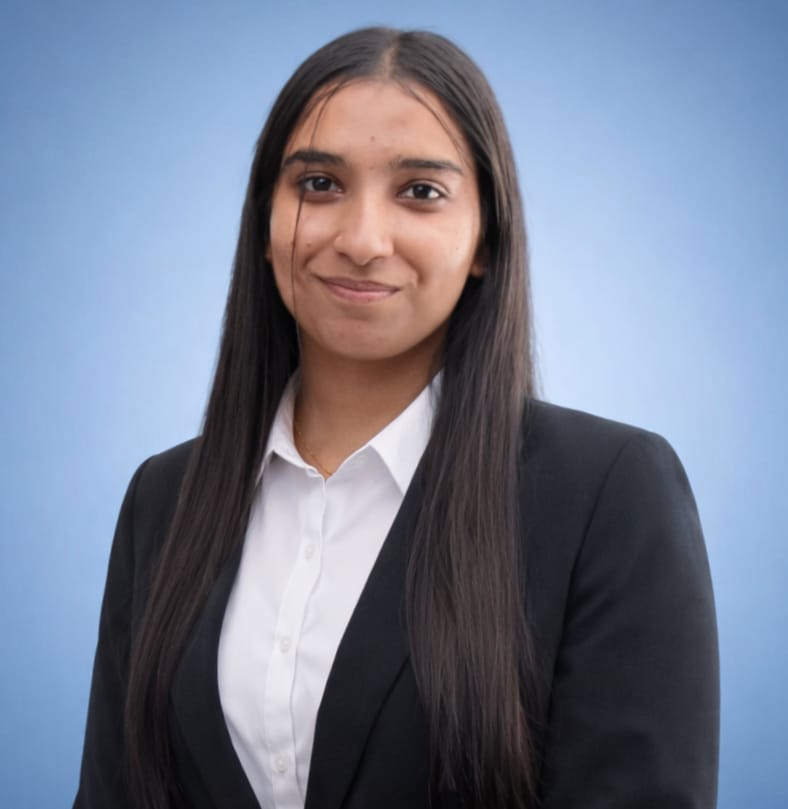
#> input picture me.jpg, 788 x 809 px, found by its file name
$ python dotify.py me.jpg -o assets/portrait
#> lines starting #> are read from the running program, lines starting #| are printed output that depends on the picture
#!/usr/bin/env python3
"""
dotify.py - turn a photo into dot-matrix / binary-grid art as an SVG.

Usage
-----
    python scripts/dotify.py me.jpg -o assets/portrait
    python scripts/dotify.py me.jpg -o assets/portrait --mode binary --cols 64
    python scripts/dotify.py me.jpg -o assets/portrait --circle --animate --color

Writes <out>-dark.svg and <out>-light.svg so the README can swap them with
<picture> + prefers-color-scheme. Also writes <out>.txt for the text modes.

Modes
-----
  dots    halftone: one circle per cell, radius scales with brightness
  binary  a grid of 0/1 glyphs, opacity scales with brightness
  ascii   plain ASCII ramp -> .txt (paste inside a ``` code block)
  braille unicode braille blocks -> .txt (4x denser than ascii)
"""

from __future__ import annotations

import argparse
import math
import sys
from pathlib import Path

# try:
#     from PIL import Image, ImageChops, ImageEnhance, ImageFilter, ImageOps
# except ImportError:  # pragma: no cover
#     sys.exit("Pillow is required:  python -m pip install Pillow")

from PIL import Image, ImageChops, ImageEnhance, ImageFilter, ImageOps

# --------------------------------------------------------------------------- #
# themes
# --------------------------------------------------------------------------- #

THEMES = {
    # name: (foreground, dim-foreground, background-or-None)
    "dark": ("#39d353", "#0e4429", None),
    "light": ("#216e39", "#aceebb", None),
}

ASCII_RAMP = "@%#*+=-:. "  # dark -> light
BRAILLE_BASE = 0x2800
# bit order for a 2x4 braille cell: (col, row) -> dot bit
BRAILLE_BITS = [[0x01, 0x08], [0x02, 0x10], [0x04, 0x20], [0x40, 0x80]]


# --------------------------------------------------------------------------- #
# image prep
# --------------------------------------------------------------------------- #


# [11 lines left out: function square_crop, not called in this run]


def load_grid(path: Path, cols: int, contrast: float, gamma: float,
              cell_aspect: float, square: bool = False,
              focus: tuple[float, float] = (0.5, 0.5),
              equalize: bool = False, detail: float = 0.0):
    """Return (width, height, lum[y][x] in 0..1, rgb[y][x]).

    If the source has an alpha channel it is treated as a subject cutout: the
    image is flattened onto black, and the mask is carried through so nothing
    is ever drawn outside the subject and so `equalize` only measures the
    subject's own histogram rather than a huge empty background.
    """
#> called with cols = 88, contrast = 1.25, gamma = 1, cell_aspect = 1, square = False, focus = (0.5, 0.5), equalize = False, detail = 0
    img = ImageOps.exif_transpose(Image.open(path))
#> img is the input picture: PIL image 788x809 RGB; mean R, G, B 116.5, 125.1, 144.7

    mask = None
    if img.mode in ("RGBA", "LA", "P"):
        img = img.convert("RGBA")
        if img.split()[3].getextrema()[0] < 250:  # a real cutout, not a stray channel
            mask = img.split()[3]
        flat = Image.new("RGBA", img.size, (0, 0, 0, 255))
        flat.alpha_composite(img)
        img = flat
    img = img.convert("RGB")

    if square:
        img = square_crop(img, *focus)
        if mask is not None:
            mask = square_crop(mask, *focus)

    gray = img.convert("L")
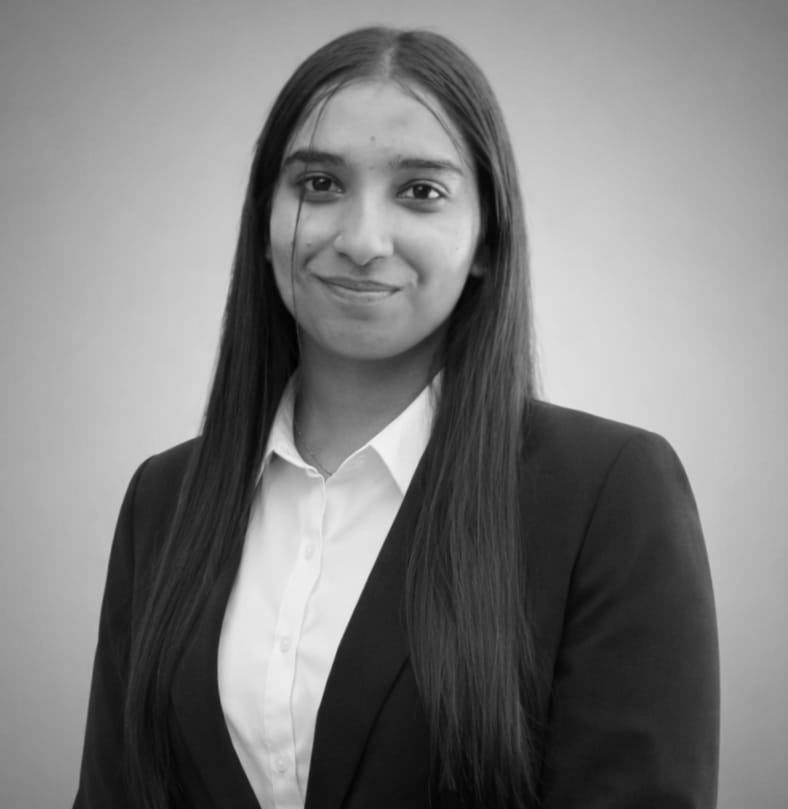
#> gray: PIL image 788x809 L; min 1, max 245, mean 124.7

    # A lit face against near-black hair spans a far wider range than the ~10
    # tones a dot ramp can show. Equalising against the subject's own histogram
    # buys back the shadow detail; the unsharp pass puts local facial structure
    # back on top of the flattened result.
    if equalize:
        binmask = mask.point(lambda v: 255 if v > 127 else 0) if mask else None
        gray = ImageOps.equalize(gray, mask=binmask)
    if detail > 0:
        radius = max(2, round(min(img.size) / 52))
        gray = gray.filter(ImageFilter.UnsharpMask(
            radius=radius, percent=round(detail * 100), threshold=0))
    if contrast != 1.0:
        gray = ImageEnhance.Contrast(gray).enhance(contrast)
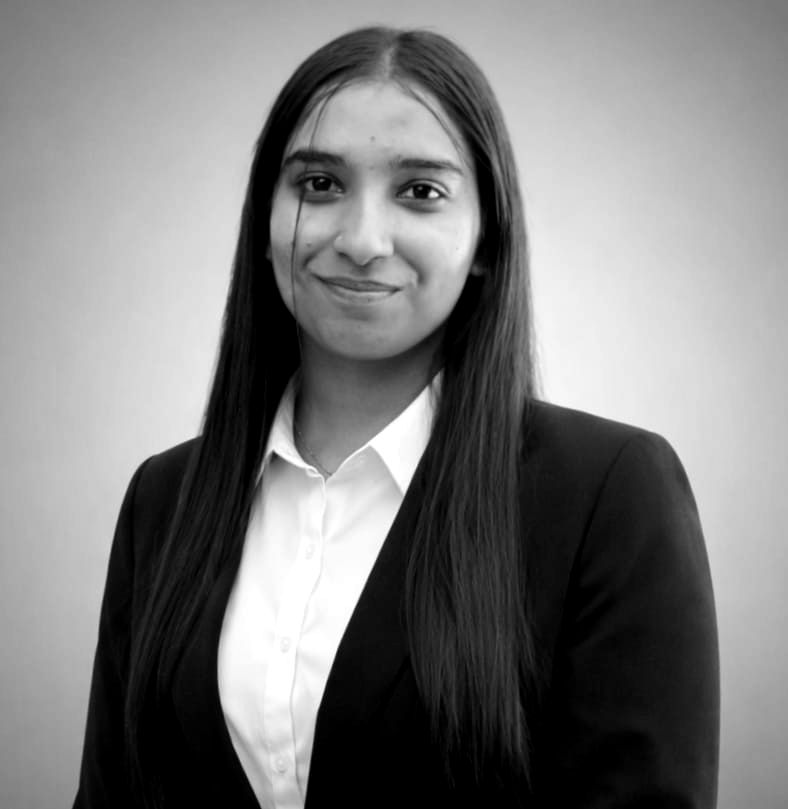
#> gray: PIL image 788x809 L; min 0, max 255, mean 124.8
        img = ImageEnhance.Contrast(img).enhance(contrast)
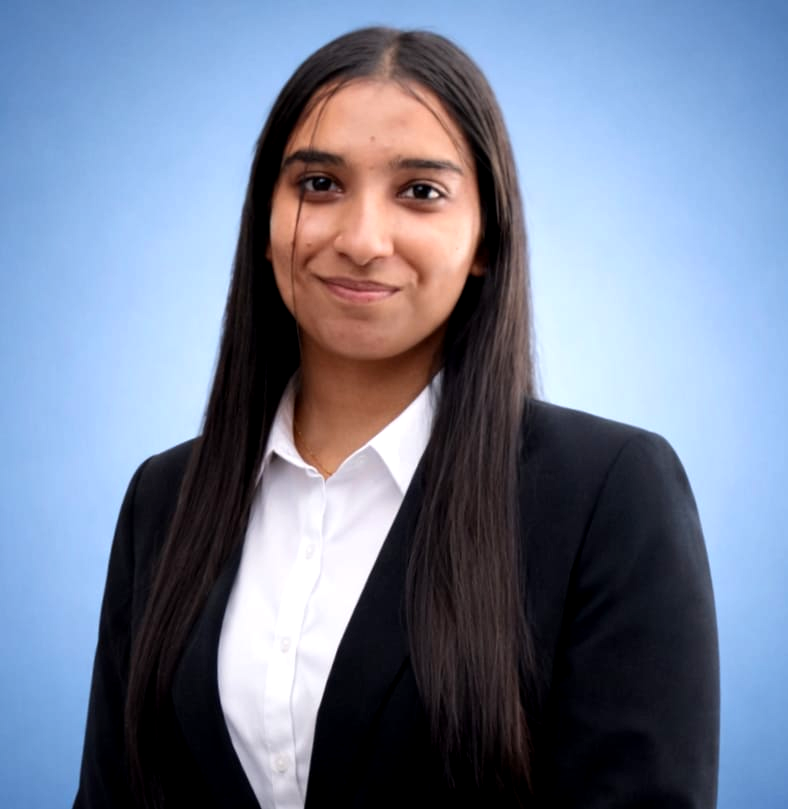
#> img: PIL image 788x809 RGB; mean R, G, B 114.4, 125.4, 147.9

    w, h = img.size
#> w = 788; h = 809
    # cell_aspect is cell width / cell height: 1.0 for square dot cells,
    # ~0.5 for monospace glyphs (which are about twice as tall as they are wide)
    rows = max(1, round(cols * (h / w) * cell_aspect))
#> rows = 90
    small_g = gray.resize((cols, rows), Image.Resampling.LANCZOS)
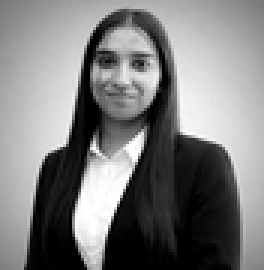
#> small_g: PIL image 88x90 L (shown 3 times larger); min 0, max 255, mean 124.9
    if mask is not None:
        small_m = mask.resize((cols, rows), Image.Resampling.LANCZOS)
        small_g = ImageChops.multiply(small_g, small_m)
    small_c = img.resize((cols, rows), Image.Resampling.LANCZOS)
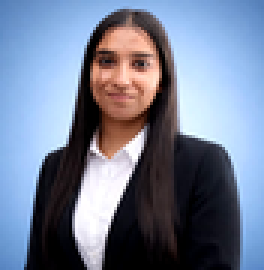
#> small_c: PIL image 88x90 RGB (shown 3 times larger); mean R, G, B 114.5, 125.4, 147.8

    gp, cp = small_g.load(), small_c.load()
    rgb, lum = [], []
    for y in range(rows):
        rgb_row, lum_row = [], []
        for x in range(cols):
            rgb_row.append(cp[x, y])
            v = gp[x, y] / 255.0
            lum_row.append(min(1.0, max(0.0, v ** gamma)))
        rgb.append(rgb_row)
        lum.append(lum_row)
#> after the loop, lum = 90 items; rgb = 90 items
    return cols, rows, lum, rgb


# [10 lines left out: function circle_falloff, not called in this run]


# --------------------------------------------------------------------------- #
# svg builders
# --------------------------------------------------------------------------- #

def svg_header(w, h, rows, opts):
    css = []

    if opts.animate:
        # slow shimmer sweeping across the columns, staggered by lane
        css.append("@keyframes dp{0%,100%{opacity:.45}50%{opacity:1}}")
        css.append(f".d{{animation:dp {opts.duration}s ease-in-out infinite}}")
        css += [f".l{i}{{animation-delay:{i / opts.lanes * opts.duration:.2f}s}}"
                for i in range(opts.lanes)]

    if opts.reveal:
        # Row-by-row load-in. The animation goes on a <g> wrapping each row
        # rather than on the dots themselves: group opacity MULTIPLIES with the
        # children's own opacity, so binary mode keeps its per-glyph tone
        # instead of having it overwritten, and it is one class per row rather
        # than one per dot.
        step = opts.reveal_time / max(rows - 1, 1)
        css.append("@keyframes rv{from{opacity:0}to{opacity:1}}")
        css.append(f".rw{{animation:rv {opts.reveal_fade}s ease-out both}}")
        css += [
            f".r{y}{{animation-delay:{(rows - 1 - y if opts.reveal_dir == 'up' else y) * step:.3f}s}}"
            for y in range(rows)
        ]

    style = f"<style>{''.join(css)}</style>" if css else ""
    bgrect = f'<rect width="100%" height="100%" fill="{opts.bg}"/>' if opts.bg else ""
    pad = opts.pad
    return (
        f'<svg xmlns="http://www.w3.org/2000/svg" '
        f'viewBox="0 0 {w + 2 * pad} {h + 2 * pad}" '
        f'width="{w + 2 * pad}" height="{h + 2 * pad}" role="img" '
        f'aria-label="dot-matrix portrait">{style}{bgrect}'
        f'<g transform="translate({pad},{pad})">'
    )


def build_dots(cols, rows, lum, rgb, theme, opts):
    fg, dim, _ = THEMES[theme]
    cell = opts.cell
    max_r = cell * 0.5 * opts.dot_scale
    lanes = opts.lanes
    out = []
    for y in range(rows):
        row = []
        for x in range(cols):
            v = lum[y][x]
            if opts.invert:
                v = 1 - v
            if opts.circle:
                v *= circle_falloff(x, y, cols, rows)
            if v < opts.floor:
                continue
            r = max_r * (v ** 0.85)
            if r < 0.18:
                continue
            cx = x * cell + cell / 2
            cy = y * cell + cell / 2
            if opts.color:
                cr, cg, cb = rgb[y][x]
                fill = f"#{cr:02x}{cg:02x}{cb:02x}"
            else:
                fill = fg if v > 0.42 else dim
            cls = f' class="d l{x % lanes}"' if opts.animate else ""
            row.append(
                f'<circle cx="{cx:.1f}" cy="{cy:.1f}" r="{r:.2f}" fill="{fill}"{cls}/>'
            )
        if not row:
            continue
        if opts.reveal:
            out.append(f'<g class="rw r{y}">{"".join(row)}</g>')
        else:
            out += row
    return "".join(out), cols * cell, rows * cell


# [77 lines left out: functions build_binary, build_ascii, build_braille, not called in this run]


# --------------------------------------------------------------------------- #
# main
# --------------------------------------------------------------------------- #


def main(argv=None):
    p = argparse.ArgumentParser(description=__doc__,
                                formatter_class=argparse.RawDescriptionHelpFormatter)
    p.add_argument("image", type=Path, help="source photo (jpg/png/webp)")
    p.add_argument("-o", "--out", type=Path, default=Path("assets/portrait"),
                   help="output path WITHOUT extension (default: assets/portrait)")
    p.add_argument("--mode", choices=("dots", "binary", "ascii", "braille"),
                   default="dots")
    p.add_argument("--cols", type=int, default=88, help="dots across (default 88)")
    p.add_argument("--cell", type=float, default=10.0, help="SVG units per cell")
    p.add_argument("--dot-scale", type=float, default=0.92,
                   help="max dot diameter as a fraction of the cell")
    p.add_argument("--gamma", type=float, default=1.0,
                   help="<1 brightens midtones, >1 darkens them")
    p.add_argument("--contrast", type=float, default=1.25)
    p.add_argument("--equalize", action="store_true",
                   help="equalise against the subject's own histogram — the fix "
                        "for a lit face against dark hair losing all shadow detail")
    p.add_argument("--detail", type=float, default=0.0, metavar="N",
                   help="local-contrast boost, 0-1.5. Puts facial structure back "
                        "after --equalize flattens it; 0.5 is a good start")
    p.add_argument("--floor", type=float, default=0.06,
                   help="drop cells dimmer than this (keeps the file small)")
    p.add_argument("--threshold", type=float, default=0.45,
                   help="on/off cutoff for braille mode")
    p.add_argument("--cell-aspect", type=float, default=1.0,
                   help="cell width/height; use 0.5 for ascii mode")
    p.add_argument("--square", action="store_true",
                   help="crop to 1:1 before converting")
    p.add_argument("--focus", default="0.5,0.5", metavar="X,Y",
                   help="focus point for --square as fractions of width,height "
                        "(default 0.5,0.5; use e.g. 0.55,0.42 to centre a face "
                        "sitting right of and above the middle)")
    p.add_argument("--invert", action="store_true",
                   help="big dots on DARK areas instead of light ones")
    p.add_argument("--circle", action="store_true",
                   help="mask to a circle (avatar style)")
    p.add_argument("--color", action="store_true",
                   help="tint each dot with the source pixel colour")
    p.add_argument("--animate", action="store_true",
                   help="add a slow shimmer sweeping across the columns")
    p.add_argument("--lanes", type=int, default=14, help="shimmer stagger groups")
    p.add_argument("--duration", type=float, default=4.0, help="shimmer seconds")
    p.add_argument("--reveal", action="store_true",
                   help="draw the image in row by row on load, like a slow scan")
    p.add_argument("--reveal-time", type=float, default=2.5, metavar="SEC",
                   help="how long the full top-to-bottom sweep takes (default 2.5)")
    p.add_argument("--reveal-fade", type=float, default=0.45, metavar="SEC",
                   help="how long one row takes to fade in (default 0.45)")
    p.add_argument("--reveal-dir", choices=("down", "up"), default="down",
                   help="sweep direction (default down)")
    p.add_argument("--pad", type=float, default=8.0)
    p.add_argument("--bg", default="", help="optional background colour")
    args = p.parse_args(argv)

    if args.mode == "ascii" and args.cell_aspect == 1.0:
        args.cell_aspect = 0.5  # monospace glyphs are ~2:1

    if not args.image.exists():
        sys.exit(f"no such image: {args.image}")

    try:
        fx, fy = (float(v) for v in args.focus.split(","))
    except ValueError:
        sys.exit(f"--focus wants two numbers like 0.55,0.42 (got {args.focus!r})")

    args.out.parent.mkdir(parents=True, exist_ok=True)
    cols, rows, lum, rgb = load_grid(args.image, args.cols, args.contrast,
                                     args.gamma, args.cell_aspect,
                                     args.square, (fx, fy),
                                     args.equalize, args.detail)
#> cols = 88; rows = 90; lum = 90 items; rgb = 90 items

    if args.mode in ("ascii", "braille"):
        text = (build_ascii if args.mode == "ascii" else build_braille)(
            cols, rows, lum, args)
        txt = args.out.with_suffix(".txt")
        txt.write_text(text, encoding="utf-8")
        print(f"wrote {txt}  ({cols}x{rows} cells)")
        return

    builder = build_dots if args.mode == "dots" else build_binary
    # In --color mode the dot fills come from the photo, so the light and dark
    # renders would be byte-identical. Emit one theme-neutral file instead.
    themes = ("dark",) if args.color else ("dark", "light")
    for theme in themes:
        body, w, h = builder(cols, rows, lum, rgb, theme, args)
        svg = svg_header(w, h, rows, args) + body + "</g></svg>"
        stem = args.out.name if args.color else f"{args.out.name}-{theme}"
        dest = args.out.with_name(f"{stem}.svg")
        dest.write_text(svg, encoding="utf-8")
        print(f"wrote {dest}  ({len(svg) / 1024:.0f} KB, {cols}x{rows} cells)")
#> this loop made 2 passes
#> (w, h) on passes 1 to 2: (880, 900), (880, 900)
#| wrote assets/portrait-dark.svg  (351 KB, 88x90 cells)
#| wrote assets/portrait-light.svg  (351 KB, 88x90 cells)


if __name__ == "__main__":
    main()

$ run again, with me-removed.png saved as me.jpg
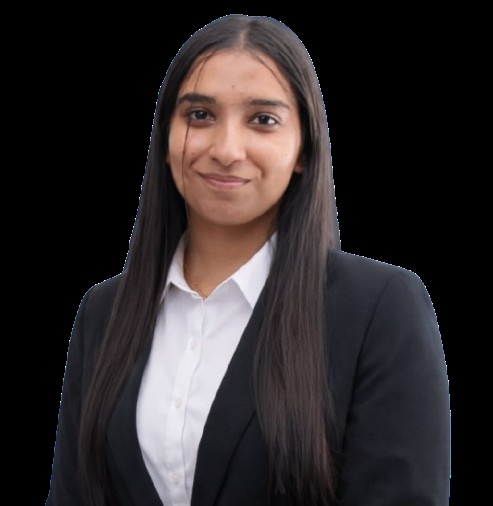
#> input picture me-removed.png, 493 x 506 px, found by its file name
#> in load_grid, img is the input picture: PIL image 493x506 RGB; mean R, G, B 46.6, 41.1, 42.1
#> in load_grid, `small_g = gray.resize((cols, rows), Image.Resampling.LANCZOS)`:
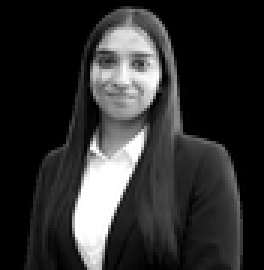
#> small_g: PIL image 88x90 L (shown 3 times larger); min 0, max 255, mean 47
#> in load_grid, `small_c = img.resize((cols, rows), Image.Resampling.LANCZOS)`:
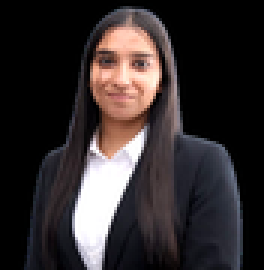
#> small_c: PIL image 88x90 RGB (shown 3 times larger); mean R, G, B 51.4, 44.9, 45.7
#> after the loop in load_grid, `for y in range(rows):`: lum = 90 items
#> in main, `cols, rows, lum, rgb = load_grid(args.image, args.cols, args.contrast,..`: cols = 88; rows = 90; lum = 90 items
#> the loop in main, `for theme in themes:` made 2 passes
#> (w, h) on passes 1 to 2: (880, 900), (880, 900)
#> (printed output is left out)
